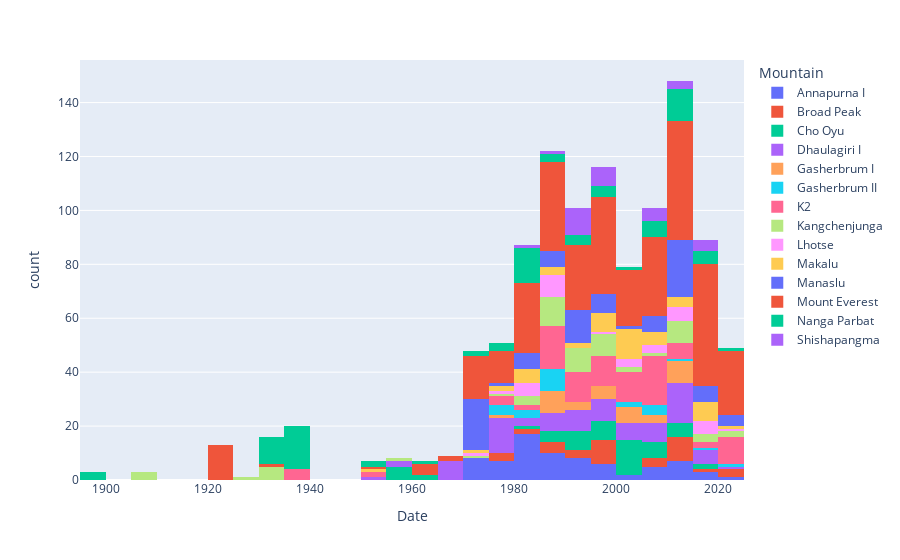

Notebook source saved alongside this figure:
### Code cell
from plotly.express import histogram
histogram(data_frame=df.sort_values(by='Mountain'), x='Date', color='Mountain')
